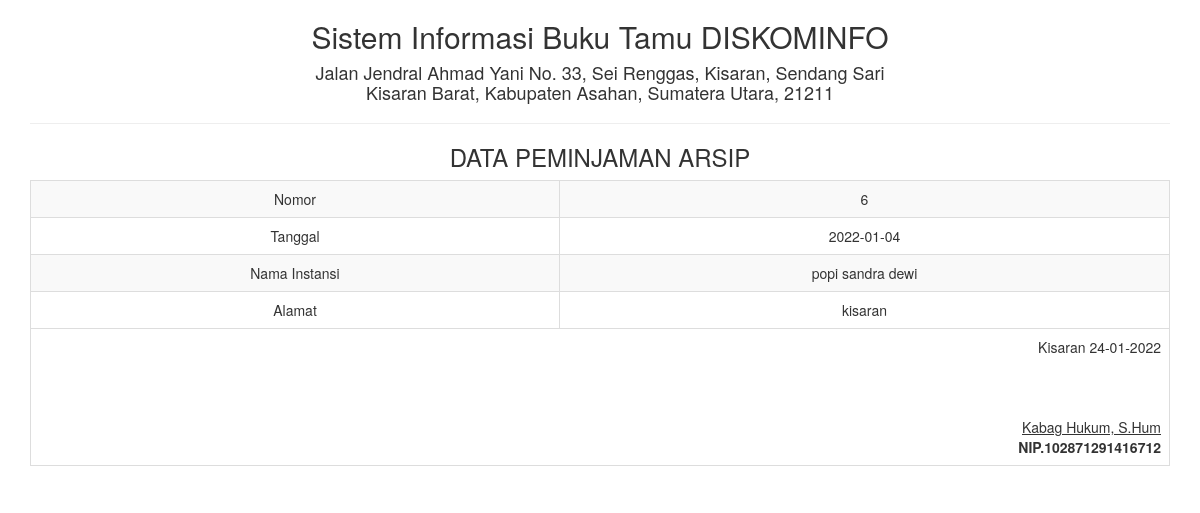
/report/instansi_satu.php?id=6, run on the app's committed database.
### tables this page shows
CREATE TABLE `tb_instansi` (
  `no` int(5) NOT NULL,
  `tanggal` date NOT NULL,
  `nama` varchar(50) NOT NULL,
  `alamat` varchar(50) NOT NULL
);

### report/instansi_satu.php (the view, shortened to what this page needs)
<!DOCTYPE html>
<html>
    <head>
        <link href="../Assets/css/bootstrap.min.css" rel="stylesheet" type="text/css"/>
    </head>
    <body onload="print()">
        <?php
        include '../config/koneksi.php';
        $sql = "SELECT * FROM tb_instansi WHERE no ='" . $_GET ['id'] . "'";
        $query = mysqli_query($koneksi, $sql) or die("SQL Detail error");
        $data = mysqli_fetch_array($query);
        ?>
        <div class="container">
            <div class='row'>
                <div class="col-sm-12">
                    <div class="text-center">
                        <h2>Sistem Informasi Buku Tamu DISKOMINFO  </h2>
                        <h4>Jalan Jendral Ahmad Yani No. 33, Sei Renggas, Kisaran, Sendang Sari <br> Kisaran Barat, Kabupaten Asahan, Sumatera Utara, 21211</h4>
                        <hr>
                        <h3>DATA PEMINJAMAN ARSIP</h3>
                        <table class="table table-bordered table-striped table-hover">
                            <tbody>
								<tr>
                                    <td>Nomor</td> <td><?= $data['no'] ?></td>
                                </tr>
                                <tr>
                                    <td>Tanggal</td> <td><?= $data['tanggal'] ?></td>
                                </tr>
                                <tr>
                                    <td>Nama Instansi</td> <td><?= $data['nama'] ?></td>
                                </tr>
                                <tr>
                                    <td>Alamat</td> <td><?= $data['alamat'] ?></td>
                                </tr>
                            </tbody>
                            <tfoot>
                                <tr>
                                    <td colspan="2" class="text-right">
                                        Kisaran  <?= date("d-m-Y") ?>
                                        <br><br><br><br>
                                        <u>Kabag Hukum, S.Hum<strong></u><br>
                                        NIP.102871291416712
									</td>
								</tr>
							</tfoot>
                        </table>
                    </div>
                </div>
            </div>
    </body>
</html>

### data on the page
tb_instansi: no "6", tanggal "2022-01-04", nama "popi sandra dewi", alamat "kisaran"
